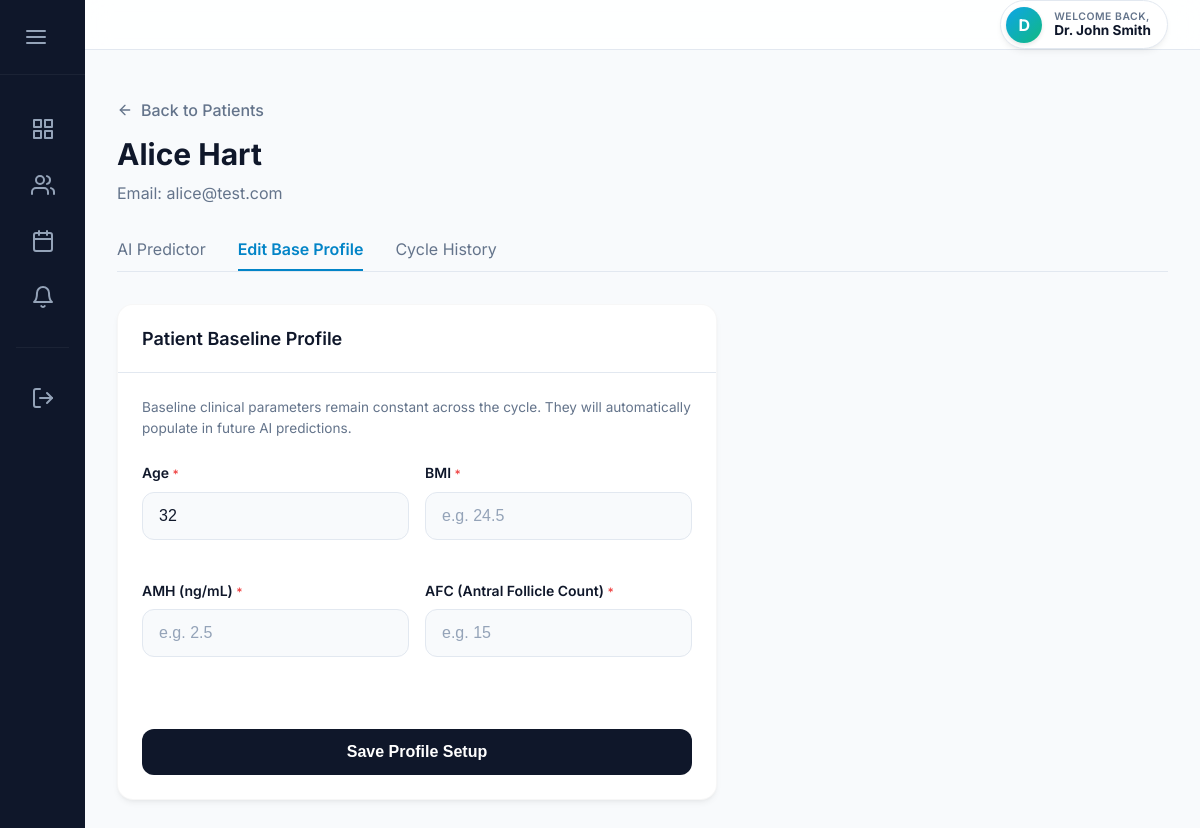
Page /doctor/patient/6/profile (signed in) on the committed database.
### tables this page shows
CREATE TABLE users (
            id INTEGER PRIMARY KEY AUTOINCREMENT,
            name TEXT NOT NULL,
            email TEXT UNIQUE NOT NULL,
            password_hash TEXT NOT NULL,
            role TEXT NOT NULL DEFAULT 'patient',
            created_at TIMESTAMP DEFAULT CURRENT_TIMESTAMP
        );

CREATE TABLE patient_profiles (
            id INTEGER PRIMARY KEY AUTOINCREMENT,
            user_id INTEGER UNIQUE NOT NULL,
            doctor_id INTEGER,
            age INTEGER,
            last_visit TIMESTAMP, bmi REAL, amh REAL, afc INTEGER,
            FOREIGN KEY (user_id) REFERENCES users (id) ON DELETE CASCADE,
            FOREIGN KEY (doctor_id) REFERENCES users (id) ON DELETE SET NULL
        );

### app.py (the view, shortened to what this page needs)
@app.route('/doctor/patient/<int:patient_id>/profile', methods=['GET', 'POST'])
@login_required
@doctor_only
def doctor_patient_profile_edit(patient_id):
    doc_id = session.get('user_id')
    conn = get_db_connection()
    patient = conn.execute('''
        SELECT u.id, u.name, u.email, p.age, p.bmi, p.amh, p.afc, p.last_visit
        FROM users u
        JOIN patient_profiles p ON u.id = p.user_id
        WHERE u.id = ? AND p.doctor_id = ? AND u.role = 'patient'
    ''', (patient_id, doc_id)).fetchone()
    if not patient:
        conn.close()
        flash('Patient not found.', 'danger')
        return redirect(url_for('doctor_patients'))
    conn.close()
    return render_template('doctor_patient_profile_edit.html', patient=patient)

### app.py (called while the page is built)
def login_required(f):
    @wraps(f)
    def decorated_function(*args, **kwargs):
        if 'user_id' not in session:
            flash("Please log in to access this page.", "warning")
            return redirect(url_for('login'))
        return f(*args, **kwargs)
    return decorated_function

def doctor_only(f):
    @wraps(f)
    def decorated_function(*args, **kwargs):
        if 'user_id' not in session:
            return redirect(url_for('login'))
        if session.get('role') != 'doctor':
            flash("Access denied. Doctor privileges required.", "danger")
            return redirect(url_for('patient_dashboard'))
        return f(*args, **kwargs)
    return decorated_function

### db.py (called while the page is built)
def get_db_connection():
    conn = sqlite3.connect(DB_PATH)
    conn.row_factory = sqlite3.Row
    conn.execute("PRAGMA foreign_keys = ON")
    return conn

### templates/doctor_patient_profile_edit.html (shortened to what this page needs)
{% extends "doctor_base.html" %}
{% block content %}
<div class="dashboard-header flex-header" style="margin-bottom: 2rem;">
    <div>
        <a href="{{ url_for('doctor_patients') }}" class="back-link"><i data-feather="arrow-left" style="width: 16px; height: 16px;"></i> Back to Patients</a>
        <h1 style="margin-top: 0.5rem;">{{ patient.name }}</h1>
        <p>Email: {{ patient.email }}</p>
    </div>
</div>
<div class="patient-nav" style="margin-bottom: 2rem; border-bottom: 1px solid #e2e8f0; display: flex; gap: 2rem;">
    <a href="{{ url_for('doctor_patient_profile', patient_id=patient.id) }}" class="nav-tab" style="padding-bottom: 0.5rem; border-bottom: 2px solid transparent; color: #64748b; text-decoration: none;">AI Predictor</a>
    <a href="{{ url_for('doctor_patient_profile_edit', patient_id=patient.id) }}" class="nav-tab active" style="padding-bottom: 0.5rem; border-bottom: 2px solid #0284c7; color: #0284c7; font-weight: 600; text-decoration: none;">Edit Base Profile</a>
    <a href="{{ url_for('doctor_patient_history', patient_id=patient.id) }}" class="nav-tab" style="padding-bottom: 0.5rem; border-bottom: 2px solid transparent; color: #64748b; text-decoration: none;">Cycle History</a>
</div>
<div class="panel" style="max-width: 600px;">
    <div class="panel-header">
        <h2>Patient Baseline Profile</h2>
    </div>
    <div class="panel-body">
        <p style="font-size: 0.85rem; color: #64748b; margin-top: 0; margin-bottom: 1.5rem;">
            Baseline clinical parameters remain constant across the cycle. They will automatically populate in future AI predictions.
        </p>
        <form method="POST" action="{{ url_for('doctor_patient_profile_edit', patient_id=patient.id) }}">
            <div class="form-grid">
                <div class="form-group">
                    <label>Age <small style="color:#ef4444">*</small></label>
                    <input type="number" step="0.1" name="age" value="{{ patient.age or '' }}" class="form-control" placeholder="e.g. 35.5" required min="18" max="65">
                </div>
                <div class="form-group">
                    <label>BMI <small style="color:#ef4444">*</small></label>
                    <input type="number" step="0.1" name="bmi" value="{{ patient.bmi or '' }}" class="form-control" placeholder="e.g. 24.5" required min="10" max="60">
                </div>
                <div class="form-group">
                    <label>AMH (ng/mL) <small style="color:#ef4444">*</small></label>
                    <input type="number" step="0.1" name="amh" value="{{ patient.amh or '' }}" class="form-control" placeholder="e.g. 2.5" required min="0">
                </div>
                <div class="form-group">
                    <label>AFC (Antral Follicle Count) <small style="color:#ef4444">*</small></label>
                    <input type="number" name="afc" value="{{ patient.afc if patient.afc is not none else '' }}" class="form-control" placeholder="e.g. 15" required min="0">
                </div>
            </div>
            <div style="margin-top: 2rem;">
                <button type="submit" class="btn-primary">Save Profile Setup</button>
            </div>
        </form>
    </div>
</div>
{% endblock %}

### static/style.css (style rules this page uses)
:root { --primary-color: #0ea5e9; --primary-hover: #0284c7; --accent-color: #10b981; --bg-light: #f8fafc; --card-bg: #ffffff; --text-main: #0f172a; --text-muted: #64748b; --border-color: #e2e8f0; --shadow-subtle: 0 4px 6px -1px rgb(0 0 0 / 0.05), 0 2px 4px -2px rgb(0 0 0 / 0.05); --shadow-hover: 0 10px 15px -3px rgb(0 0 0 / 0.1), 0 4px 6px -4px rgb(0 0 0 / 0.05); --input-radius: 12px; --transition: all 0.2s ease; }
* { box-sizing: border-box; margin: 0; padding: 0; }
body { font-family: 'Inter', -apple-system, BlinkMacSystemFont, 'Segoe UI', Roboto, Helvetica, Arial, sans-serif; color: var(--text-main); line-height: 1.5; background-color: var(--bg-light); }
.form-group { margin-bottom: 1.5rem; }
.form-group label { display: block; font-size: 0.875rem; font-weight: 600; margin-bottom: 0.5rem; color: var(--text-main); }
.form-control { width: 100%; padding: 0.875rem 1rem; border: 1px solid var(--border-color); border-radius: var(--input-radius); font-size: 1rem; background-color: #f8fafc; color: var(--text-main); transition: var(--transition); }
.form-control::placeholder { color: #94a3b8; }
.btn-primary { width: 100%; padding: 0.875rem; background-color: var(--text-main); color: white; border: none; border-radius: var(--input-radius); font-size: 1rem; font-weight: 600; cursor: pointer; transition: var(--transition); margin-top: 1rem; }
.dashboard-body { background-color: var(--bg-light); display: flex; min-height: 100vh; overflow: hidden; margin: 0; }
.dashboard-header { margin-bottom: 2rem; }
.dashboard-header h1 { font-size: 1.875rem; color: var(--text-main); margin-bottom: 0.25rem; font-weight: 700; }
.dashboard-header p { color: var(--text-muted); }
.flex-header { display: flex; justify-content: space-between; align-items: center; }
.panel { background-color: var(--card-bg); border-radius: 16px; border: 1px solid rgba(0,0,0,0.03); box-shadow: var(--shadow-subtle); overflow: hidden; margin-bottom: 1.5rem; transition: box-shadow 0.2s ease; }
.panel-header { padding: 1.25rem 1.5rem; border-bottom: 1px solid var(--border-color); }
.panel-header h2 { font-size: 1.125rem; font-weight: 600; }
.panel-body { padding: 1.5rem; }
.back-link { display: inline-flex; align-items: center; gap: 0.5rem; color: var(--text-muted); text-decoration: none; font-weight: 500; transition: var(--transition); }
.form-grid { display: grid; grid-template-columns: 1fr 1fr; gap: 1rem; }

### rows in the picture
users: name "Alice Hart", email "alice@test.com"
patient_profiles: age "32"

### other values in the picture
{{ session.get('name', 'D')[0:1].upper() }} "D"
{{ session.get('name', 'Doctor') }} "Dr. John Smith"
